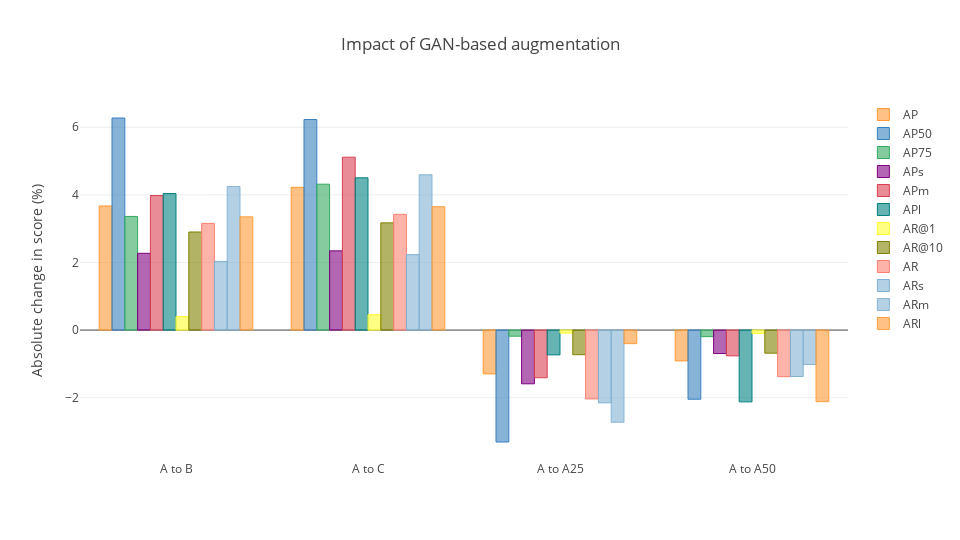

Here is the notebook cell this chart was saved with:
### Code cell
layout = {
    "title": "Impact of GAN-based augmentation",
    "yaxis": {
        "title": "Absolute change in score (%)"
    },
    "width": 960,
    "height": 540
}
fig = df_combined.iplot(kind = "bar", y = ["AP", "AP50", "AP75", "APs", "APm", "APl", "AR@1", "AR@10", "AR", "ARs", "ARm", "ARl"], layout = layout, asFigure = True)
py.offline.iplot(fig, show_link = False, config = config)

### Figure 1 — Plotly figure (JSON) as saved in the notebook; plotly's stock layout.template omitted (floating-point values rounded to 4 significant figures)
{"data": [{"marker": {"color": "rgba(255, 153, 51, 0.6)", "line": {"color": "rgba(255, 153, 51, 1.0)", "width": 1}}, "name": "AP", "orientation": "v", "text": "", "type": "bar", "uid": "8b8a53fd-bcc6-4750-9a38-c172256595ba", "x": ["A to B", "A to C", "A to A25", "A to A50"], "y": [3.672, 4.224, -1.297, -0.9118]}, {"marker": {"color": "rgba(55, 128, 191, 0.6)", "line": {"color": "rgba(55, 128, 191, 1.0)", "width": 1}}, "name": "AP50", "orientation": "v", "text": "", "type": "bar", "uid": "75584f99-1df4-4531-bed3-cd4286ea75d1", "x": ["A to B", "A to C", "A to A25", "A to A50"], "y": [6.274, 6.229, -3.311, -2.046]}, {"marker": {"color": "rgba(50, 171, 96, 0.6)", "line": {"color": "rgba(50, 171, 96, 1.0)", "width": 1}}, "name": "AP75", "orientation": "v", "text": "", "type": "bar", "uid": "93286ace-0de5-48f3-a881-9ac81d81c9db", "x": ["A to B", "A to C", "A to A25", "A to A50"], "y": [3.361, 4.316, -0.1813, -0.1953]}, {"marker": {"color": "rgba(128, 0, 128, 0.6)", "line": {"color": "rgba(128, 0, 128, 1.0)", "width": 1}}, "name": "APs", "orientation": "v", "text": "", "type": "bar", "uid": "4775438c-da80-46e6-ab69-2c3a6bc75a4a", "x": ["A to B", "A to C", "A to A25", "A to A50"], "y": [2.271, 2.344, -1.59, -0.6952]}, {"marker": {"color": "rgba(219, 64, 82, 0.6)", "line": {"color": "rgba(219, 64, 82, 1.0)", "width": 1}}, "name": "APm", "orientation": "v", "text": "", "type": "bar", "uid": "32ef475e-d277-464e-8448-2cbde9d839b1", "x": ["A to B", "A to C", "A to A25", "A to A50"], "y": [3.979, 5.115, -1.41, -0.7627]}, {"marker": {"color": "rgba(0, 128, 128, 0.6)", "line": {"color": "rgba(0, 128, 128, 1.0)", "width": 1}}, "name": "APl", "orientation": "v", "text": "", "type": "bar", "uid": "ad8793ae-12fe-40ce-ba29-77d927729e1c", "x": ["A to B", "A to C", "A to A25", "A to A50"], "y": [4.038, 4.504, -0.7343, -2.124]}, {"marker": {"color": "rgba(255, 255, 51, 0.6)", "line": {"color": "rgba(255, 255, 51, 1.0)", "width": 1}}, "name": "AR@1", "orientation": "v", "text": "", "type": "bar", "uid": "86f69d16-cf72-4db0-8ce7-683e8133f0ac", "x": ["A to B", "A to C", "A to A25", "A to A50"], "y": [0.3977, 0.4558, -0.08984, -0.1008]}, {"marker": {"color": "rgba(128, 128, 0, 0.6)", "line": {"color": "rgba(128, 128, 0, 1.0)", "width": 1}}, "name": "AR@10", "orientation": "v", "text": "", "type": "bar", "uid": "1d2385ef-ccf9-455f-9d56-468ab54ba9c2", "x": ["A to B", "A to C", "A to A25", "A to A50"], "y": [2.901, 3.172, -0.7286, -0.6837]}, {"marker": {"color": "rgba(251, 128, 114, 0.6)", "line": {"color": "rgba(251, 128, 114, 1.0)", "width": 1}}, "name": "AR", "orientation": "v", "text": "", "type": "bar", "uid": "659f098f-43a6-4e7c-abb1-69f134f9aa53", "x": ["A to B", "A to C", "A to A25", "A to A50"], "y": [3.155, 3.425, -2.037, -1.378]}, {"marker": {"color": "rgba(128, 177, 211, 0.6)", "line": {"color": "rgba(128, 177, 211, 1.0)", "width": 1}}, "name": "ARs", "orientation": "v", "text": "", "type": "bar", "uid": "a6741ac7-1c6c-4e01-ab9e-068e52da0861", "x": ["A to B", "A to C", "A to A25", "A to A50"], "y": [2.031, 2.232, -2.153, -1.374]}, {"marker": {"color": "rgba(128, 177, 211, 0.6)", "line": {"color": "rgba(128, 177, 211, 0.8999999999999999)", "width": 1}}, "name": "ARm", "orientation": "v", "text": "", "type": "bar", "uid": "19030862-af52-4dfa-85ba-555d2512d74b", "x": ["A to B", "A to C", "A to A25", "A to A50"], "y": [4.249, 4.595, -2.726, -1.02]}, {"marker": {"color": "rgba(255, 153, 51, 0.6)", "line": {"color": "rgba(255, 153, 51, 0.8999999999999999)", "width": 1}}, "name": "ARl", "orientation": "v", "text": "", "type": "bar", "uid": "6d0df830-c080-403f-96f5-507f4e78d0fa", "x": ["A to B", "A to C", "A to A25", "A to A50"], "y": [3.35, 3.65, -0.4011, -2.119]}], "layout": {"height": 540, "title": {"text": "Impact of GAN-based augmentation"}, "width": 960, "yaxis": {"title": {"text": "Absolute change in score (%)"}}}}
